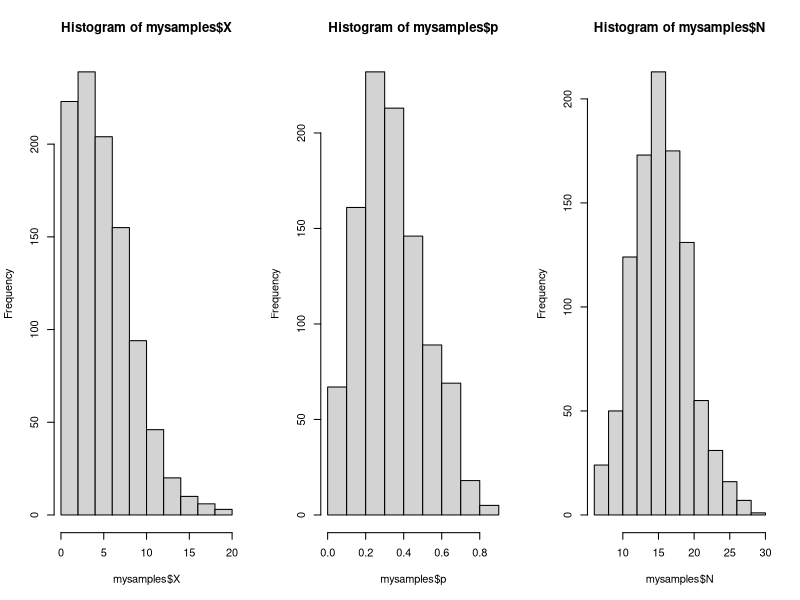

This chart was generated by the following R code:
#coped codes from the lecture_southhampton unvi
gibbs_sampler=function(x0 , p0 , N0 , n, J){
  # Single path method for generating n samples of (X,p,N) value# sampler. In total J+n samples are generated but the first J # (x0,p0,N0) is the initial value.
  x.seq <- p.seq <- N.seq <- rep(NA , J+n+1)
  x.seq[1] <- x0; p.seq[1] <- p0; N.seq[1] <- N0
  for(j in 2:(J+n+1)) {
    x.seq[j] <- rbinom(1, N.seq[j-1], p.seq[j -1])
    p.seq[j] <- rbeta(1, (x.seq[j] + 2),
                      (N.seq[j -1] - x.seq[j] + 4))
    N.seq[j] <- rpois(1, 16 * (1 - p.seq[j])) + x.seq[j]
  }
  result <- list(X=x.seq[(J+2):(J+n+1)] ,p=p.seq[(J+2):(J+n+1)] ,
                 N=N.seq[(J+2):(J+n+1)])
  return(result)}

#run above function
set.seed(2024)# needed?
n=1000
mysamples =gibbs_sampler(8, 0.5, 16, n=n, J=100)
par(mfrow=c(1 ,3))
hist(mysamples$X)
hist(mysamples$p)
hist(mysamples$N)

#1/11/2024_________________________________________________________________________________________________________



